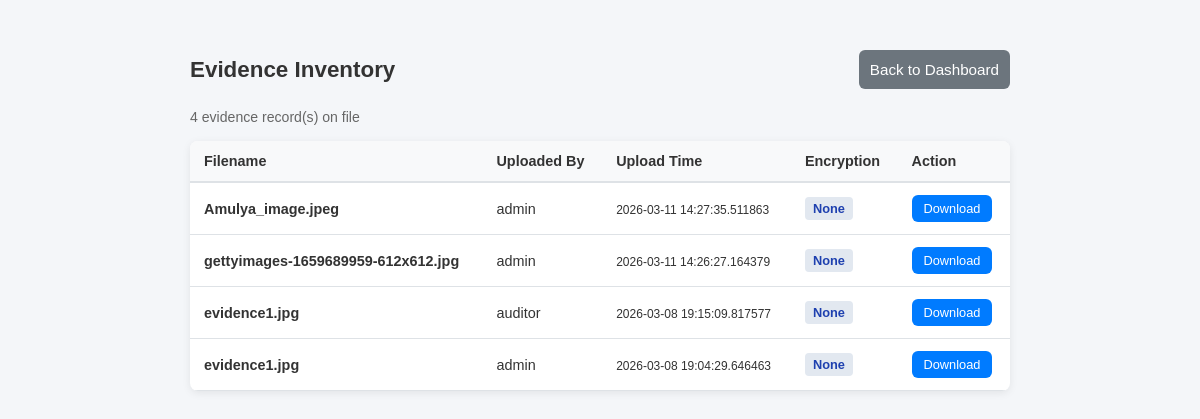
Page /evidence (signed in) on the earlier database version.
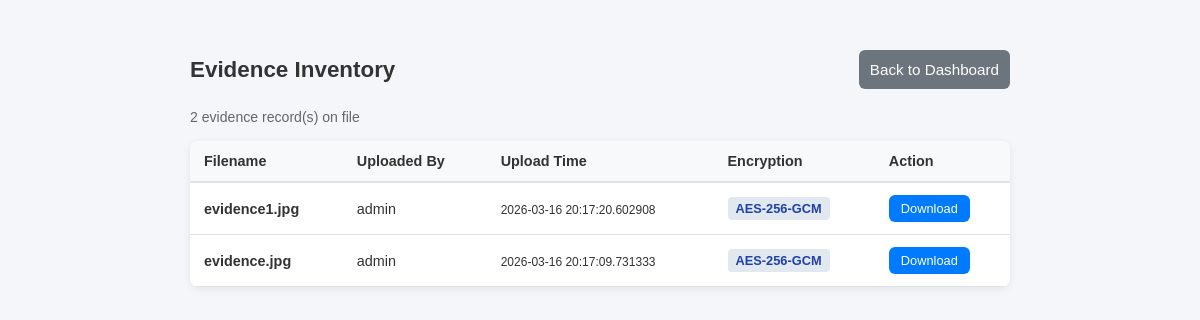
Same page on the later database version.
### tables this page shows
CREATE TABLE evidence(
        id INTEGER PRIMARY KEY AUTOINCREMENT,
        filename TEXT,
        hash TEXT,
        uploaded_by TEXT,
        upload_time TEXT
    , encrypted_filename TEXT, encryption_algo TEXT);

### app.py (the view)
@app.route("/evidence")
@role_required("evidence")
def evidence():
    conn = sqlite3.connect(DB)
    c = conn.cursor()
    c.execute("""
        SELECT id, filename, uploaded_by, upload_time, encryption_algo
        FROM evidence
        ORDER BY upload_time DESC
    """)
    rows = c.fetchall()
    conn.close()
    evidence_list = []
    for row in rows:
        evidence_list.append({
            "id": row[0],
            "filename": row[1],
            "uploaded_by": row[2],
            "upload_time": row[3],
            "encryption_algo": row[4] or "None"
        })
    return render_template("evidence.html", evidence=evidence_list, user=session["user"], role=session.get("role"))

### app.py (called while the page is built)
def role_required(permission):
    def decorator(f):
        @wraps(f)
        def decorated(*args, **kwargs):
            if "user" not in session:
                return redirect("/")
            role = session.get("role", "")
            if permission not in ROLE_PERMISSIONS.get(role, set()):
                write_log(session["user"], f"ACCESS DENIED {permission}")
                return render_template("error.html",
                                       message="You do not have permission to access this page."), 403
            return f(*args, **kwargs)
        return decorated
    return decorator

### templates/evidence.html (shortened to what this page needs)
<!DOCTYPE html>
<html>
<head>
    <link rel="stylesheet" href="{{ url_for('static', filename='style.css') }}">
</head>
<body>
<div class="dashboard">
    <div class="dashboard-header">
        <h2>Evidence Inventory</h2>
        <a href="/dashboard"><button class="btn-secondary">Back to Dashboard</button></a>
    </div>
    {% if evidence %}
        <p class="subtitle">{{ evidence|length }} evidence record(s) on file</p>
        <div class="table-container">
            <table class="evidence-table">
                <thead>
                    <tr>
                        <th>Filename</th>
                        <th>Uploaded By</th>
                        <th>Upload Time</th>
                        <th>Encryption</th>
                        <th>Action</th>
                    </tr>
                </thead>
                <tbody>
                    {% for item in evidence %}
                    <tr>
                        <td><strong>{{ item.filename }}</strong></td>
                        <td>{{ item.uploaded_by }}</td>
                        <td><small>{{ item.upload_time }}</small></td>
                        <td><span class="encryption-badge">{{ item.encryption_algo }}</span></td>
                        <td>
                            <a href="/download/{{ item.id }}"><button class="btn-small">Download</button></a>
                        </td>
                    </tr>
                    {% endfor %}
                </tbody>
            </table>
        </div>
    {% else %}
        <div class="alert alert-error">No evidence on file yet.</div>
    {% endif %}
</div>
</body>
</html>

### static/style.css (style rules this page uses)
*, *::before, *::after { box-sizing: border-box; }
body { font-family: Arial, sans-serif; background: #f4f6f9; margin: 0; color: #333; }
.subtitle { color: #666; font-size: 0.88rem; margin-top: -8px; margin-bottom: 16px; }
button { width: 100%; padding: 11px; margin-top: 16px; background: #007BFF; color: white; border: none; border-radius: 6px; font-size: 0.95rem; cursor: pointer; transition: background 0.2s; }
.btn-secondary { background: #6c757d; margin-top: 8px; }
.dashboard { max-width: 860px; margin: 50px auto; padding: 0 20px; }
.dashboard-header { display: flex; justify-content: space-between; align-items: center; margin-bottom: 28px; }
.dashboard-header h2 { margin: 0; font-size: 1.4rem; }
.dashboard-header .btn-secondary { width: auto; margin-top: 0; }
.table-container { background: white; border-radius: 8px; overflow: hidden; box-shadow: 0 2px 8px rgba(0,0,0,0.08); margin-bottom: 20px; }
.evidence-table { width: 100%; border-collapse: collapse; font-size: 0.9rem; }
.evidence-table thead { background: #f8f9fa; border-bottom: 2px solid #dee2e6; }
.evidence-table th { padding: 12px 14px; text-align: left; font-weight: bold; color: #333; }
.evidence-table td { padding: 12px 14px; border-bottom: 1px solid #dee2e6; }
.encryption-badge { display: inline-block; background: #e2e8f0; color: #1e40af; padding: 4px 8px; border-radius: 4px; font-size: 0.8rem; font-weight: bold; }
.btn-small { padding: 6px 12px; font-size: 0.8rem; width: auto; margin-top: 0; }

Differences in the rows shown:
removed evidence: filename "Amulya_image.jpeg", uploaded_by "admin", upload_time "2026-03-11 14:27:35.511863", encryption_algo "None"
removed evidence: filename "gettyimages-1659689959-612x612.jpg", uploaded_by "admin", upload_time "2026-03-11 14:26:27.164379", encryption_algo "None"
removed evidence: filename "evidence1.jpg", uploaded_by "auditor", upload_time "2026-03-08 19:15:09.817577", encryption_algo "None"
removed evidence: filename "evidence1.jpg", uploaded_by "admin", upload_time "2026-03-08 19:04:29.646463", encryption_algo "None"
added evidence: filename "evidence1.jpg", uploaded_by "admin", upload_time "2026-03-16 20:17:20.602908", encryption_algo "AES-256-GCM"
added evidence: filename "evidence.jpg", uploaded_by "admin", upload_time "2026-03-16 20:17:09.731333", encryption_algo "AES-256-GCM"
Other differences:
{{ evidence|length }}: "4" → "2"
